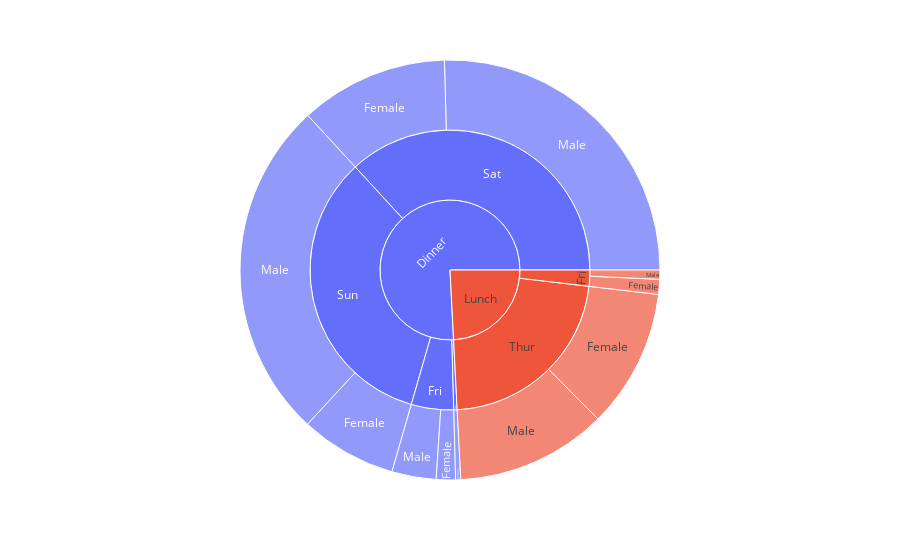

Source (notebook cell):
### Code cell
df = px.data.tips()
fig = px.sunburst(df, path=['time', 'day', 'sex'], 
                  values='total_bill')
fig.show()

### Figure 1 — Plotly figure (JSON) as saved in the notebook; plotly's stock layout.template omitted (floating-point values rounded to 4 significant figures)
{"data": [{"branchvalues": "total", "domain": {"x": [0, 1], "y": [0, 1]}, "hovertemplate": "labels=%{label}<br>total_bill=%{value}<br>parent=%{parent}<br>id=%{id}<extra></extra>", "ids": ["Dinner/Fri/Female", "Lunch/Fri/Female", "Dinner/Sat/Female", "Dinner/Sun/Female", "Dinner/Thur/Female", "Lunch/Thur/Female", "Dinner/Fri/Male", "Lunch/Fri/Male", "Dinner/Sat/Male", "Dinner/Sun/Male", "Lunch/Thur/Male", "Dinner/Fri", "Lunch/Fri", "Dinner/Sat", "Dinner/Sun", "Dinner/Thur", "Lunch/Thur", "Dinner", "Lunch"], "labels": ["Female", "Female", "Female", "Female", "Female", "Female", "Male", "Male", "Male", "Male", "Male", "Fri", "Fri", "Sat", "Sun", "Thur", "Thur", "Dinner", "Lunch"], "name": "", "parents": ["Dinner/Fri", "Lunch/Fri", "Dinner/Sat", "Dinner/Sun", "Dinner/Thur", "Lunch/Thur", "Dinner/Fri", "Lunch/Fri", "Dinner/Sat", "Dinner/Sun", "Lunch/Thur", "Dinner", "Lunch", "Dinner", "Dinner", "Dinner", "Lunch", "", ""], "type": "sunburst", "values": [71.55, 55.76, 551.0, 357.7, 18.78, 516.1, 164.4, 34.16, 1227.0, 1269.0, 561.4, 236.0, 89.92, 1778.0, 1627.0, 18.78, 1078.0, 3660.0, 1167.0]}], "layout": {"legend": {"tracegroupgap": 0}, "margin": {"t": 60}}}
